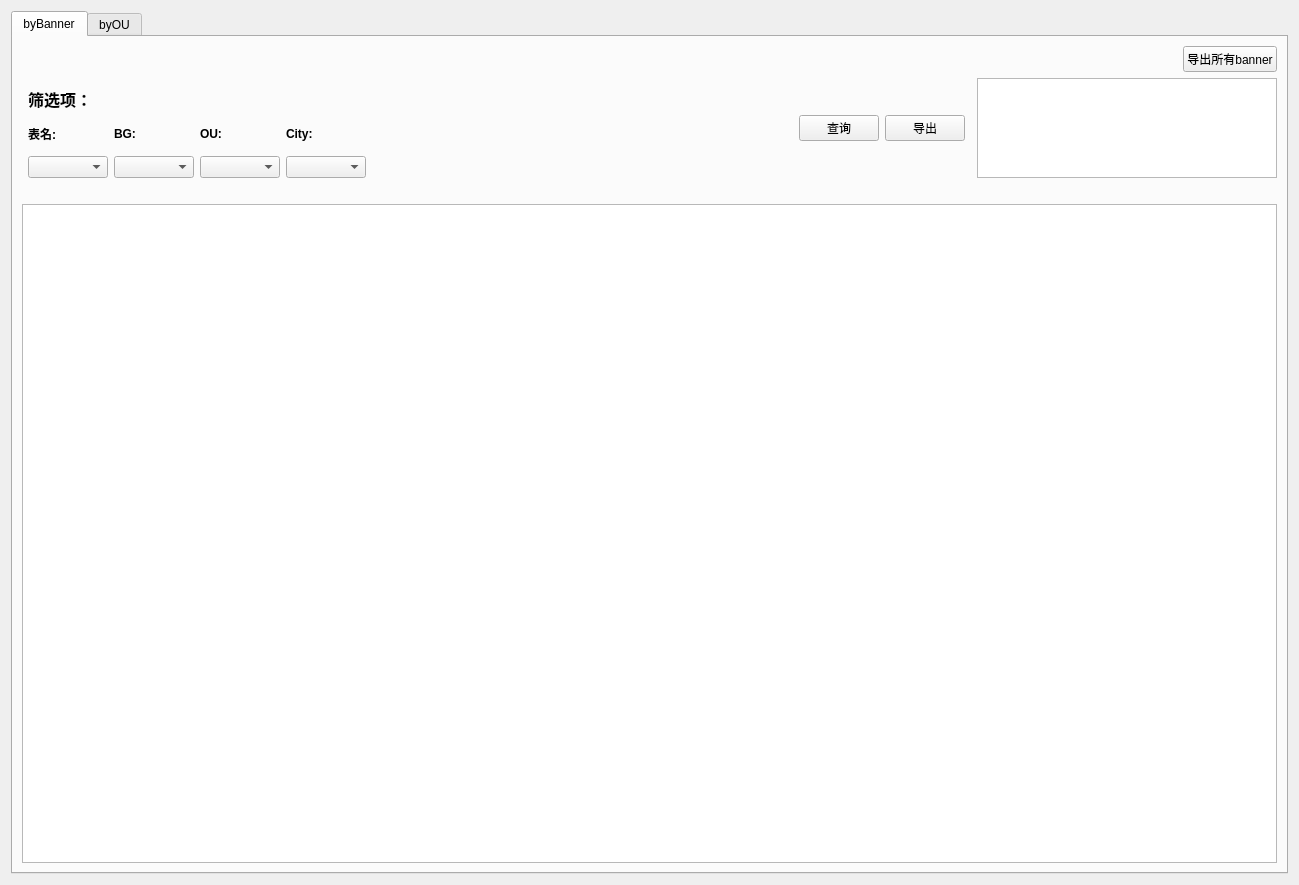
<?xml version="1.0" encoding="UTF-8"?>
<ui version="4.0">
 <class>Form</class>
 <widget class="QWidget" name="Form">
  <property name="geometry">
   <rect>
    <x>0</x>
    <y>0</y>
    <width>1299</width>
    <height>885</height>
   </rect>
  </property>
  <property name="windowTitle">
   <string>TableShow</string>
  </property>
  <layout class="QGridLayout" name="gridLayout">
   <item row="1" column="1">
    <widget class="QTabWidget" name="tabWidget">
     <property name="currentIndex">
      <number>0</number>
     </property>
     <widget class="QWidget" name="tab">
      <attribute name="title">
       <string>byBanner</string>
      </attribute>
      <layout class="QGridLayout" name="gridLayout_2">
       <item row="1" column="6">
        <widget class="QPushButton" name="pushButton">
         <property name="text">
          <string>导出</string>
         </property>
        </widget>
       </item>
       <item row="1" column="1">
        <layout class="QGridLayout" name="gridLayout_3">
         <item row="2" column="0">
          <widget class="QComboBox" name="comboBox">
           <property name="minimumSize">
            <size>
             <width>80</width>
             <height>0</height>
            </size>
           </property>
          </widget>
         </item>
         <item row="2" column="1">
          <widget class="QComboBox" name="comboBox_2">
           <property name="minimumSize">
            <size>
             <width>80</width>
             <height>0</height>
            </size>
           </property>
          </widget>
         </item>
         <item row="1" column="3">
          <widget class="QLabel" name="label_5">
           <property name="font">
            <font>
             <weight>75</weight>
             <bold>true</bold>
            </font>
           </property>
           <property name="text">
            <string>City:</string>
           </property>
           <property name="alignment">
            <set>Qt::AlignLeading|Qt::AlignLeft|Qt::AlignVCenter</set>
           </property>
          </widget>
         </item>
         <item row="2" column="2">
          <widget class="QComboBox" name="comboBox_3">
           <property name="minimumSize">
            <size>
             <width>80</width>
             <height>0</height>
            </size>
           </property>
          </widget>
         </item>
         <item row="2" column="3">
          <widget class="QComboBox" name="comboBox_4">
           <property name="minimumSize">
            <size>
             <width>80</width>
             <height>0</height>
            </size>
           </property>
          </widget>
         </item>
         <item row="1" column="0">
          <widget class="QLabel" name="label_2">
           <property name="font">
            <font>
             <weight>75</weight>
             <bold>true</bold>
            </font>
           </property>
           <property name="text">
            <string>表名:</string>
           </property>
           <property name="alignment">
            <set>Qt::AlignLeading|Qt::AlignLeft|Qt::AlignVCenter</set>
           </property>
          </widget>
         </item>
         <item row="1" column="1">
          <widget class="QLabel" name="label_3">
           <property name="font">
            <font>
             <weight>75</weight>
             <bold>true</bold>
            </font>
           </property>
           <property name="text">
            <string>BG:</string>
           </property>
           <property name="alignment">
            <set>Qt::AlignLeading|Qt::AlignLeft|Qt::AlignVCenter</set>
           </property>
          </widget>
         </item>
         <item row="1" column="2">
          <widget class="QLabel" name="label_4">
           <property name="font">
            <font>
             <weight>75</weight>
             <bold>true</bold>
            </font>
           </property>
           <property name="text">
            <string>OU:</string>
           </property>
           <property name="alignment">
            <set>Qt::AlignLeading|Qt::AlignLeft|Qt::AlignVCenter</set>
           </property>
          </widget>
         </item>
         <item row="0" column="0">
          <widget class="QLabel" name="label">
           <property name="font">
            <font>
             <pointsize>12</pointsize>
             <weight>75</weight>
             <bold>true</bold>
            </font>
           </property>
           <property name="text">
            <string>筛选项：</string>
           </property>
           <property name="alignment">
            <set>Qt::AlignBottom|Qt::AlignLeading|Qt::AlignLeft</set>
           </property>
          </widget>
         </item>
        </layout>
       </item>
       <item row="1" column="5">
        <widget class="QPushButton" name="pushButton_2">
         <property name="text">
          <string>查询</string>
         </property>
        </widget>
       </item>
       <item row="5" column="0" colspan="10">
        <widget class="QTableWidget" name="tableWidget">
         <property name="minimumSize">
          <size>
           <width>80</width>
           <height>0</height>
          </size>
         </property>
        </widget>
       </item>
       <item row="4" column="5">
        <spacer name="verticalSpacer">
         <property name="orientation">
          <enum>Qt::Vertical</enum>
         </property>
         <property name="sizeType">
          <enum>QSizePolicy::Fixed</enum>
         </property>
         <property name="sizeHint" stdset="0">
          <size>
           <width>20</width>
           <height>20</height>
          </size>
         </property>
        </spacer>
       </item>
       <item row="1" column="4">
        <spacer name="horizontalSpacer">
         <property name="orientation">
          <enum>Qt::Horizontal</enum>
         </property>
         <property name="sizeHint" stdset="0">
          <size>
           <width>40</width>
           <height>20</height>
          </size>
         </property>
        </spacer>
       </item>
       <item row="0" column="9">
        <widget class="QPushButton" name="pushButton_3">
         <property name="maximumSize">
          <size>
           <width>100</width>
           <height>16777215</height>
          </size>
         </property>
         <property name="layoutDirection">
          <enum>Qt::LeftToRight</enum>
         </property>
         <property name="text">
          <string>导出所有banner</string>
         </property>
        </widget>
       </item>
       <item row="0" column="8">
        <spacer name="horizontalSpacer_4">
         <property name="orientation">
          <enum>Qt::Horizontal</enum>
         </property>
         <property name="sizeType">
          <enum>QSizePolicy::Fixed</enum>
         </property>
         <property name="sizeHint" stdset="0">
          <size>
           <width>200</width>
           <height>20</height>
          </size>
         </property>
        </spacer>
       </item>
       <item row="1" column="8" colspan="2">
        <widget class="QTextEdit" name="textEdit">
         <property name="maximumSize">
          <size>
           <width>300</width>
           <height>100</height>
          </size>
         </property>
        </widget>
       </item>
      </layout>
     </widget>
     <widget class="QWidget" name="tab_2">
      <attribute name="title">
       <string>byOU</string>
      </attribute>
      <layout class="QGridLayout" name="gridLayout_6">
       <item row="2" column="4">
        <widget class="QPushButton" name="pushButton_5">
         <property name="text">
          <string>导出</string>
         </property>
        </widget>
       </item>
       <item row="2" column="3">
        <widget class="QPushButton" name="pushButton_6">
         <property name="text">
          <string>查询</string>
         </property>
        </widget>
       </item>
       <item row="2" column="2">
        <spacer name="horizontalSpacer_3">
         <property name="orientation">
          <enum>Qt::Horizontal</enum>
         </property>
         <property name="sizeHint" stdset="0">
          <size>
           <width>40</width>
           <height>20</height>
          </size>
         </property>
        </spacer>
       </item>
       <item row="3" column="3">
        <spacer name="verticalSpacer_3">
         <property name="orientation">
          <enum>Qt::Vertical</enum>
         </property>
         <property name="sizeType">
          <enum>QSizePolicy::Fixed</enum>
         </property>
         <property name="sizeHint" stdset="0">
          <size>
           <width>20</width>
           <height>20</height>
          </size>
         </property>
        </spacer>
       </item>
       <item row="5" column="0" colspan="7">
        <widget class="QTableWidget" name="tableWidget_3">
         <property name="minimumSize">
          <size>
           <width>80</width>
           <height>0</height>
          </size>
         </property>
        </widget>
       </item>
       <item row="2" column="1">
        <layout class="QGridLayout" name="gridLayout_7">
         <item row="1" column="0">
          <widget class="QLabel" name="label_11">
           <property name="font">
            <font>
             <pointsize>12</pointsize>
             <weight>75</weight>
             <bold>true</bold>
            </font>
           </property>
           <property name="text">
            <string>筛选项：</string>
           </property>
           <property name="alignment">
            <set>Qt::AlignBottom|Qt::AlignLeading|Qt::AlignLeft</set>
           </property>
          </widget>
         </item>
         <item row="2" column="2">
          <widget class="QLabel" name="label_14">
           <property name="font">
            <font>
             <weight>75</weight>
             <bold>true</bold>
            </font>
           </property>
           <property name="text">
            <string>banner:</string>
           </property>
           <property name="alignment">
            <set>Qt::AlignLeading|Qt::AlignLeft|Qt::AlignVCenter</set>
           </property>
          </widget>
         </item>
         <item row="2" column="0">
          <widget class="QLabel" name="label_12">
           <property name="font">
            <font>
             <weight>75</weight>
             <bold>true</bold>
            </font>
           </property>
           <property name="text">
            <string>表名:</string>
           </property>
           <property name="alignment">
            <set>Qt::AlignLeading|Qt::AlignLeft|Qt::AlignVCenter</set>
           </property>
          </widget>
         </item>
         <item row="2" column="1">
          <widget class="QLabel" name="label_13">
           <property name="font">
            <font>
             <weight>75</weight>
             <bold>true</bold>
            </font>
           </property>
           <property name="text">
            <string>channel:</string>
           </property>
           <property name="alignment">
            <set>Qt::AlignLeading|Qt::AlignLeft|Qt::AlignVCenter</set>
           </property>
          </widget>
         </item>
         <item row="3" column="0">
          <widget class="QComboBox" name="comboBox_9">
           <property name="minimumSize">
            <size>
             <width>80</width>
             <height>0</height>
            </size>
           </property>
          </widget>
         </item>
         <item row="3" column="1">
          <widget class="QComboBox" name="comboBox_10">
           <property name="minimumSize">
            <size>
             <width>80</width>
             <height>0</height>
            </size>
           </property>
          </widget>
         </item>
         <item row="3" column="2">
          <widget class="QComboBox" name="comboBox_11">
           <property name="minimumSize">
            <size>
             <width>80</width>
             <height>0</height>
            </size>
           </property>
          </widget>
         </item>
        </layout>
       </item>
       <item row="1" column="5">
        <spacer name="horizontalSpacer_2">
         <property name="orientation">
          <enum>Qt::Horizontal</enum>
         </property>
         <property name="sizeType">
          <enum>QSizePolicy::Fixed</enum>
         </property>
         <property name="sizeHint" stdset="0">
          <size>
           <width>200</width>
           <height>20</height>
          </size>
         </property>
        </spacer>
       </item>
       <item row="2" column="5" colspan="2">
        <widget class="QTextEdit" name="textEdit_2">
         <property name="maximumSize">
          <size>
           <width>300</width>
           <height>100</height>
          </size>
         </property>
        </widget>
       </item>
       <item row="1" column="6">
        <widget class="QPushButton" name="pushButton_4">
         <property name="text">
          <string>导出所有ou</string>
         </property>
        </widget>
       </item>
      </layout>
     </widget>
    </widget>
   </item>
  </layout>
 </widget>
 <resources/>
 <connections/>
</ui>
